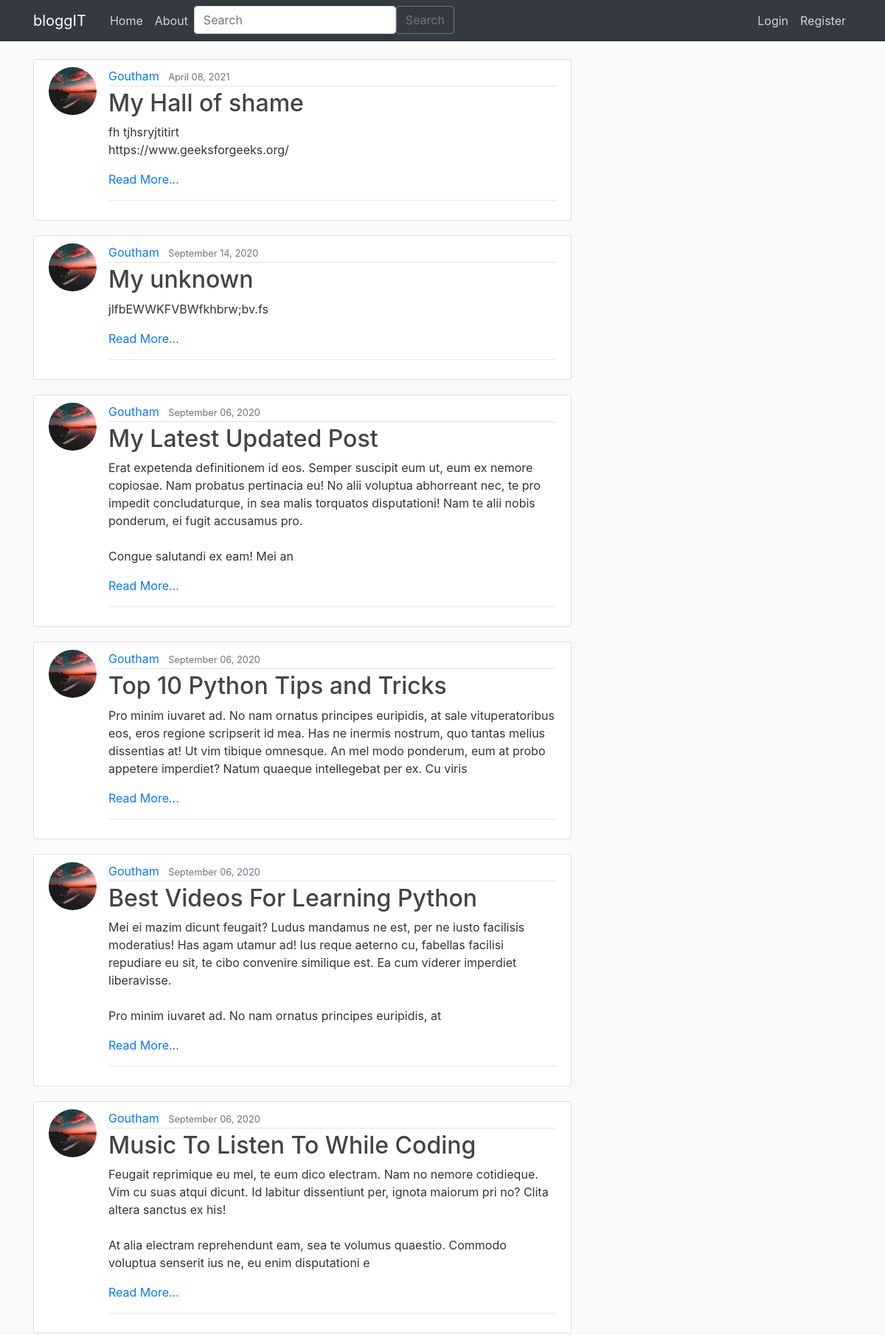
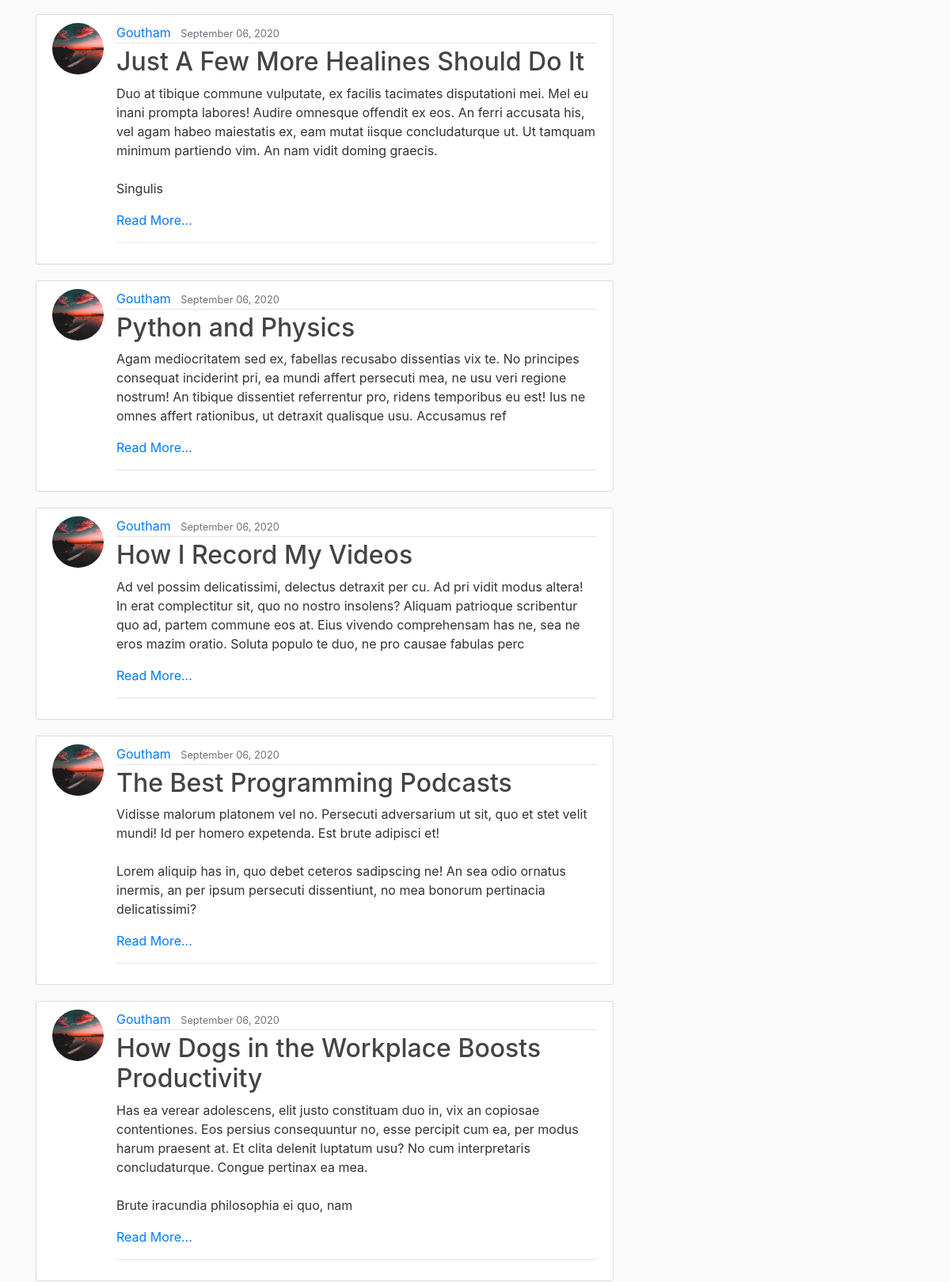
The page / (upper part) on the database its author committed (2 pictures, top to bottom).
### blog/models.py (models this page shows, shortened)
class Post(models.Model):
    title = models.CharField(max_length=100)
    content = RichTextField(blank=True,null=True)
    date_posted = models.DateTimeField(default=timezone.now)
    author = models.ForeignKey(User, on_delete=models.CASCADE)
    likes = models.ManyToManyField(User, related_name='post_like')
    dislikes = models.ManyToManyField(User, related_name='post_dislike')
    rating = models.FloatField(default=0)
    tags = models.ManyToManyField(Tag, related_name='post_tags', auto_created=False)
    is_blocked = models.BooleanField(default=False)

### users/models.py (models this page shows, shortened)
class Profile(models.Model):
    user = models.OneToOneField(User, on_delete=models.CASCADE)
    image = models.ImageField(default="default.jpg", upload_to="profile_pics")

### blog/views.py (the view)
# urls.py: path("", PostListView.as_view(), name="home"),
class PostListView(ListView):
    model = Post
    template_name = "blog/home.html"
    context_object_name = "posts"
    ordering = ["-date_posted"]

### blog/templates/blog/home.html
{% extends "blog/base.html" %}
{% block content %}
  {% for post in posts %}
    {% if not post.is_blocked %}
      <article class="media content-section">
        <img src="{{post.author.profile.image.url}}" class="rounded-circle article-img" />
        <div class="media-body">
          <div class="article-metadata">
            <a class="mr-2" href="{% url 'user-posts' post.author.username%}">{{ post.author }}</a>
            <small class="text-muted">{{ post.date_posted|date:"F d, Y" }}</small>
          </div>
          <h2><a class="article-title" href="{% url 'post-detail' post.id %}">{{ post.title }}</a></h2>
          <p class="article-content">{{ post.content|slice:300|safe }}</p>
          <a href="{% url 'post-detail' post.id %}">Read More...</a>
          <hr />
        </div>
      </article>
    {% endif %}
  {% endfor %}
{% endblock content %}

### blog/templates/blog/base.html (shortened to what this page needs)
{%load static%}
<!DOCTYPE html>
<html lang="en">
  <head>
    <link
      rel="stylesheet"
      href="https://stackpath.bootstrapcdn.com/bootstrap/4.5.2/css/bootstrap.min.css"
    />
    <link rel="stylesheet" href="{% static 'blog/main.css'%}" type="text/css">
    <link rel="stylesheet" href="{% static 'blog/footer.css'%}" type="text/css">
  </head>
  <body>
    <header class="site-header">
      <nav class="navbar navbar-expand-md navbar-dark bg-dark fixed-top">
        <div class="container">
          <a class="navbar-brand mr-4" href="{% url 'home'%}">bloggIT</a>
          <div class="collapse navbar-collapse" id="navbarToggle">
            <div class="navbar-nav mr-auto">
              <a class="nav-item nav-link" href="{% url 'home'%}">Home</a>
              <a class="nav-item nav-link" href="{% url 'about'%}">About</a>
              <div>
                <form class="d-flex" method="POST" action="{% url 'search' %}">
                  <input
                      class="form-control me-2"
                      value="{{data|lower}}"
                      type="search"
                      placeholder="Search"
                      aria-label="Search"
                      name="searched"
                  />
                  <div class="button-search">
                      <button class="btn btn-outline-secondary" type="submit">Search</button>
                  </div>
              </form>
              </div>
            </div>
            <div class="navbar-nav">
              {%if user.is_authenticated%}
              <a class="nav-item nav-link" href="{% url 'post-create'%}">New Post</a>
              <a class="nav-item nav-link" href="{% url 'profile'%}">Profile</a>
              {% if user.is_superuser %}
              <a class="nav-item nav-link" href="{% url 'custom_admin_panel' %}">Restrict Users</a>
              <a class="nav-item nav-link" href="{% url 'restrict_posts' %}">BlockPosts</a>
              {%endif%}
              <a class="nav-item nav-link" href="{% url 'logout'%}">Logout</a>
              {%else%}
              <a class="nav-item nav-link" href="{% url 'login'%}">Login</a>
              <a class="nav-item nav-link" href="{% url 'register'%}">Register</a>
              {%endif%}
            </div>
          </div>
        </div>
      </nav>
    </header>
    <main role="main" class="container">
        <div class="row">
          <div class="col-md-8">
            {% block content %}{% endblock %}
          </div>
          </div>
      </main>
 <!DOCTYPE html>
  </body>
</html>

### blog/static/blog/main.css (style rules this page uses)
body { background: #fafafa; color: #333333; margin-top: 5rem; }
h1, h2, h3, h4, h5, h6 { color: #444444; }
.site-header .navbar-nav .nav-link { color: #cbd5db; }
.content-section { background: #ffffff; padding: 10px 20px; border: 1px solid #dddddd; border-radius: 3px; margin-bottom: 20px; }
.article-title { color: #444444; }
.article-content { white-space: pre-line; }
.article-img { height: 65px; width: 65px; margin-right: 16px; }
.article-metadata { padding-bottom: 1px; margin-bottom: 4px; border-bottom: 1px solid #e3e3e3; }

### rows shown on the page
Post: author.profile.image (picture), author "Goutham", date_posted "April 08, 2021", title "My Hall of shame", content "fh tjhsryjtitirt https://www.geeksforgeeks.org/"
Post: author.profile.image (picture), author "Goutham", date_posted "September 14, 2020", title "My unknown", content "jlfbEWWKFVBWfkhbrw;bv.fs"
Post: author.profile.image (picture), author "Goutham", date_posted "September 06, 2020", title "My Latest Updated Post", content "Erat expetenda definitionem id eos. Semper suscipit eum ut, eum ex nemore copiosae. Nam probatus pertinacia eu! No alii voluptua abhorreant nec, te pro impedit concludaturque, in sea malis torquatos disputationi! Nam te alii nobis ponderum, ei fugit accusamus pro. Congue salutandi ex eam! Mei an"
Post: author.profile.image (picture), author "Goutham", date_posted "September 06, 2020", title "Top 10 Python Tips and Tricks", content "Pro minim iuvaret ad. No nam ornatus principes euripidis, at sale vituperatoribus eos, eros regione scripserit id mea. Has ne inermis nostrum, quo tantas melius dissentias at! Ut vim tibique omnesque. An mel modo ponderum, eum at probo appetere imperdiet? Natum quaeque intellegebat per ex. Cu viris"
Post: author.profile.image (picture), author "Goutham", date_posted "September 06, 2020", title "Best Videos For Learning Python", content "Mei ei mazim dicunt feugait? Ludus mandamus ne est, per ne iusto facilisis moderatius! Has agam utamur ad! Ius reque aeterno cu, fabellas facilisi repudiare eu sit, te cibo convenire similique est. Ea cum viderer imperdiet liberavisse. Pro minim iuvaret ad. No nam ornatus principes euripidis, at"
Post: author.profile.image (picture), author "Goutham", date_posted "September 06, 2020", title "Music To Listen To While Coding", content "Feugait reprimique eu mel, te eum dico electram. Nam no nemore cotidieque. Vim cu suas atqui dicunt. Id labitur dissentiunt per, ignota maiorum pri no? Clita altera sanctus ex his! At alia electram reprehendunt eam, sea te volumus quaestio. Commodo voluptua senserit ius ne, eu enim disputationi e"
Post: author.profile.image (picture), author "Goutham", date_posted "September 06, 2020", title "Just A Few More Healines Should Do It", content "Duo at tibique commune vulputate, ex facilis tacimates disputationi mei. Mel eu inani prompta labores! Audire omnesque offendit ex eos. An ferri accusata his, vel agam habeo maiestatis ex, eam mutat iisque concludaturque ut. Ut tamquam minimum partiendo vim. An nam vidit doming graecis. Singulis"
Post: author.profile.image (picture), author "Goutham", date_posted "September 06, 2020", title "Python and Physics", content "Agam mediocritatem sed ex, fabellas recusabo dissentias vix te. No principes consequat inciderint pri, ea mundi affert persecuti mea, ne usu veri regione nostrum! An tibique dissentiet referrentur pro, ridens temporibus eu est! Ius ne omnes affert rationibus, ut detraxit qualisque usu. Accusamus ref"
Post: author.profile.image (picture), author "Goutham", date_posted "September 06, 2020", title "How I Record My Videos", content "Ad vel possim delicatissimi, delectus detraxit per cu. Ad pri vidit modus altera! In erat complectitur sit, quo no nostro insolens? Aliquam patrioque scribentur quo ad, partem commune eos at. Eius vivendo comprehensam has ne, sea ne eros mazim oratio. Soluta populo te duo, ne pro causae fabulas perc"
Post: author.profile.image (picture), author "Goutham", date_posted "September 06, 2020", title "The Best Programming Podcasts", content "Vidisse malorum platonem vel no. Persecuti adversarium ut sit, quo et stet velit mundi! Id per homero expetenda. Est brute adipisci et! Lorem aliquip has in, quo debet ceteros sadipscing ne! An sea odio ornatus inermis, an per ipsum persecuti dissentiunt, no mea bonorum pertinacia delicatissimi?"
Post: author.profile.image (picture), author "Goutham", date_posted "September 06, 2020", title "How Dogs in the Workplace Boosts Productivity", content "Has ea verear adolescens, elit justo constituam duo in, vix an copiosae contentiones. Eos persius consequuntur no, esse percipit cum ea, per modus harum praesent at. Et clita delenit luptatum usu? No cum interpretaris concludaturque. Congue pertinax ea mea. Brute iracundia philosophia ei quo, nam"
